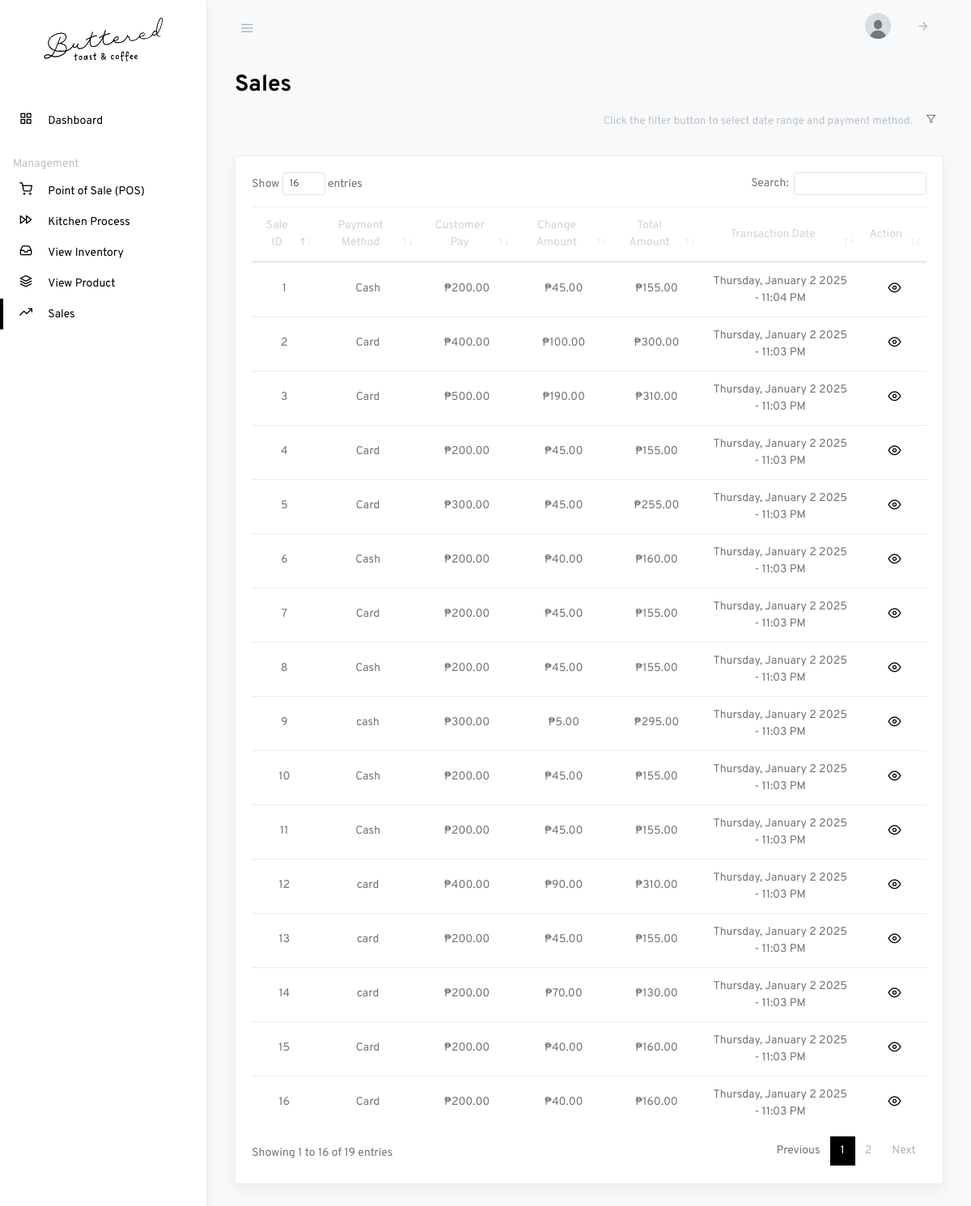
/staff-sales.php (signed in), run on the app's committed database.
### tables this page shows
CREATE TABLE `staff` (
  `staff_id` int(11) NOT NULL,
  `branch_id` int(11) NOT NULL,
  `status` int(1) NOT NULL,
  `username` varchar(50) NOT NULL,
  `password` varchar(255) NOT NULL,
  `email` text NOT NULL,
  `firstname` text NOT NULL,
  `lastname` text NOT NULL,
  `contact_number` text NOT NULL,
  `photo` text NOT NULL,
  `last_updated` timestamp(6) NOT NULL DEFAULT current_timestamp(6) ON UPDATE current_timestamp(6)
);

CREATE TABLE `sales` (
  `sale_id` int(11) NOT NULL,
  `branch_id` int(11) NOT NULL,
  `total_amount` decimal(11,2) NOT NULL,
  `customer_pay` decimal(11,2) NOT NULL,
  `change_amount` decimal(11,2) NOT NULL,
  `payment_method` text NOT NULL,
  `queue_no` text NOT NULL,
  `status` int(1) NOT NULL,
  `transaction_date` timestamp(6) NOT NULL DEFAULT current_timestamp(6) ON UPDATE current_timestamp(6)
);

### staff-sales.php (the view, shortened to what this page needs)
<?php
$active_page = "sales";
?>
<!DOCTYPE html>
<html lang="en">
<head>
    <?php include 'partials/header.php'; ?>
    <link rel="stylesheet" href="css/dataTables.bootstrap4.css">
</head>
<body class="vertical  light">
    <div class="wrapper">
        <?php include 'partials/staff-navbar.php'; ?>
        <main role="main" class="main-content">
            <div class="container-fluid">
                <div class="row justify-content-center">
                    <div class="col-12">
                        <h2 class="page-title">Sales</h2>
                        <div class="row align-items-center my-2">
                            <div class="col-auto ml-auto">
                                <form class="form-inline">
                                    <div class="form-group">
                                        <div class="px-2 py-2 text-muted">
                                            <span class="small" id="filterMessage">
                                                Click the filter button to select date range and payment method.</span>
                                        </div>
                                    </div>
                                    <div class="form-group">
                                        <button type="button" class="btn btn-sm" data-toggle="modal"
                                            data-target="#filterModal">
                                            <i class="fe fe-filter"></i></button>
                                    </div>
                                </form>
                            </div>
                        </div>
                        <div class="row my-4">
                            <div class="col-md-12">
                                <div class="card shadow">
                                    <div class="card-body">
                                        <table class="table datatables" id="dataTable-1">
                                            <thead>
                                                <tr class="text-center">
                                                    <th>Sale ID</th>
                                                    <th>Payment Method</th>
                                                    <th>Customer Pay</th>
                                                    <th>Change Amount</th>
                                                    <th>Total Amount</th>
                                                    <th>Transaction Date</th>
                                                    <th>Action</th>
                                                </tr>
                                            </thead>
                                            <tbody>
                                                <?php
                                                $sql1 = "SELECT * FROM sales";
                                                $r = mysqli_query($link, $sql1);
                                                if ($r->num_rows > 0) {
                                                    while ($row1 = mysqli_fetch_assoc($r)) {
                                                        ?>
                                                        <tr class="text-center">
                                                            <td>
                                                                <p class="fw-normal mb-1">
                                                                    <?php echo $row1['sale_id']; ?>
                                                                </p>
                                                            </td>
                                                            <td>
                                                                <p class="fw-normal mb-1">
                                                                    <?php echo $row1['payment_method']; ?>
                                                                </p>
                                                            </td>
                                                            <td>
                                                                <p class="fw-normal mb-1">
                                                                    ₱<?php echo number_format($row1['customer_pay'], 2); ?>
                                                                </p>
                                                            </td>
                                                            <td>
                                                                <p class="fw-normal mb-1">
                                                                    ₱<?php echo number_format($row1['change_amount'], 2); ?>
                                                                </p>
                                                            </td>
                                                            <td>
                                                                <p class="fw-normal mb-1">
                                                                    ₱<?php echo number_format($row1['total_amount'], 2); ?>
                                                                </p>
                                                            </td>
                                                            <td>
                                                                <?php
                                                                $formattedDate = date("l, F j Y - h:i A", strtotime($row1["transaction_date"]));
                                                                ?>
                                                                <span
                                                                    class="formatted-date"><?php echo $formattedDate; ?></span>
                                                            </td>
                                                            <td>
                                                                <div class="d-inline">
                                                                    <a class="ml-1 action-icon" href="#" data-toggle="modal"
                                                                        type="button"
                                                                        data-target="#view-sales-items-<?php echo $row1['sale_id'] ?>">
                                                                        <i class="fe fe-eye fe-16"></i>
                                                                    </a>
                                                                </div>
                                                            </td>
                                                        </tr>
                                                        <?php
                                                    }
                                                }
                                                ?>
                                            </tbody>
                                        </table>
                                    </div>
                                </div>
                            </div>
                        </div>
                    </div>
                </div>
            </div>
        </main>
    </div>
</body>
</html>

### partials/staff-navbar.php (shortened to what this page needs)
<?php
require_once "config.php";
$sql = "SELECT * FROM staff WHERE staff_id = '".$_SESSION['id']."'";
$result = mysqli_query($link, $sql);
$row = mysqli_fetch_assoc($result);
?>
<nav class="topnav navbar navbar-light">
    <button type="button" class="navbar-toggler text-muted mt-2 p-0 mr-3 collapseSidebar">
        <i class="fe fe-menu navbar-toggler-icon"></i>
    </button>
    <ul class="nav">
        <li class="nav-item">
            <a class="nav-link text-muted" href="">
                <span class="avatar avatar-sm">
                    <img src="storage/profile/<?php if ($row["photo"] != "" ) { echo $row["photo"]; } else { echo 'default_image.png'; } ?>" alt="..." class="avatar-img rounded-circle">
                </span>
            </a>
        </li>
        <li class="nav-item">
            <a class="nav-link text-muted my-2" href="#" data-toggle="modal" data-target="#defaultModal">
                <i class="fe fe-arrow-right fe-16"></i>
            </a>
        </li>
    </ul>
</nav>
<aside class="sidebar-left border-right bg-white shadow" id="leftSidebar" data-simplebar>
    <nav class="vertnav navbar navbar-light">
        <div class="w-100 mb-4 d-flex">
            <a class="navbar-brand mx-auto mt-2 flex-fill text-center" href="#">
                <div class="text-center mb-4">
                    <img src="assets/images/logo.png" alt="" width="150">
                </div>
            </a>
        </div>
        <ul class="navbar-nav flex-fill w-100 mb-2">
            <li class="nav-item w-100 <?php if ($active_page == "dashboard") { echo "active"; } ?>">
                <a class="nav-link" href="staff-dashboard">
                    <i class="fe fe-grid fe-16"></i>
                    <span class="ml-3 item-text">Dashboard</span>
                </a>
            </li>
        </ul>
        <p class="text-muted nav-heading mt-3 mb-1">
            <span>Management</span>
        </p>
        <ul class="navbar-nav flex-fill w-100 mb-2">
            <li class="nav-item w-100 <?php if ($active_page == "pos") { echo "active"; } ?>">
                <a class="nav-link" href="staff-point-of-sale">
                    <i class="fe fe-shopping-cart fe-16"></i>
                    <span class="ml-3 item-text">Point of Sale (POS)</span>
                </a>
            </li>
            <li class="nav-item w-100 <?php if ($active_page == "kitchen") { echo "active"; } ?>">
                <a class="nav-link" href="staff-kitchen-process">
                    <i class="fe fe-fast-forward fe-16"></i>
                    <span class="ml-3 item-text">Kitchen Process</span>
                </a>
            </li>
            <li class="nav-item w-100 <?php if ($active_page == "inventory") { echo "active"; } ?>">
                <a class="nav-link" href="staff-view-inventory">
                    <i class="fe fe-inbox fe-16"></i>
                    <span class="ml-3 item-text">View Inventory</span>
                </a>
            </li>
            <li class="nav-item w-100 <?php if ($active_page == "product") { echo "active"; } ?>">
                <a class="nav-link" href="staff-view-product">
                    <i class="fe fe-layers fe-16"></i>
                    <span class="ml-3 item-text">View Product</span>
                </a>
            </li>
            <li class="nav-item w-100 <?php if ($active_page == "sales") { echo "active"; } ?>">
                <a class="nav-link" href="staff-sales">
                    <i class="fe fe-trending-up fe-16"></i>
                    <span class="ml-3 item-text">Sales</span>
                </a>
            </li>
        </ul>
    </nav>
</aside>

### css/simplebar.css (style rules this page uses)
[data-simplebar] { position: relative; flex-direction: column; flex-wrap: wrap; justify-content: flex-start; align-content: flex-start; align-items: flex-start; }

### css/feather.css (style rules this page uses)
.fe { font-family: "feather" !important; speak: none; font-style: normal; font-weight: normal; font-variant: normal; text-transform: none; line-height: 1; -webkit-font-smoothing: antialiased; -moz-osx-font-smoothing: grayscale; }
.fe-16 { font-size: 16px; }
.fe-arrow-right:before { content: ""; }
.fe-eye:before { content: ""; }
.fe-fast-forward:before { content: ""; }
.fe-filter:before { content: ""; }
.fe-grid:before { content: ""; }
.fe-inbox:before { content: ""; }
.fe-layers:before { content: ""; }
.fe-menu:before { content: ""; }
.fe-shopping-cart:before { content: ""; }
.fe-trending-up:before { content: ""; }

### partials/header.php (style rules this page uses)
.navbar-light .navbar-nav .nav-link { color: #000 !important; }
.action-icon { color: #000; }
.page-title, .card-title { color: #000; }

### data on the page
staff: photo (picture)
sales: sale_id "1", payment_method "Cash", customer_pay "200.00", change_amount "45.00", total_amount "155.00", transaction_date "Thursday, January 2 2025 - 11:04 PM"
sales: sale_id "2", payment_method "Card", customer_pay "400.00", change_amount "100.00", total_amount "300.00", transaction_date "Thursday, January 2 2025 - 11:03 PM"
sales: sale_id "3", payment_method "Card", customer_pay "500.00", change_amount "190.00", total_amount "310.00", transaction_date "Thursday, January 2 2025 - 11:03 PM"
sales: sale_id "4", payment_method "Card", customer_pay "200.00", change_amount "45.00", total_amount "155.00", transaction_date "Thursday, January 2 2025 - 11:03 PM"
sales: sale_id "5", payment_method "Card", customer_pay "300.00", change_amount "45.00", total_amount "255.00", transaction_date "Thursday, January 2 2025 - 11:03 PM"
sales: sale_id "6", payment_method "Cash", customer_pay "200.00", change_amount "40.00", total_amount "160.00", transaction_date "Thursday, January 2 2025 - 11:03 PM"
sales: sale_id "7", payment_method "Card", customer_pay "200.00", change_amount "45.00", total_amount "155.00", transaction_date "Thursday, January 2 2025 - 11:03 PM"
sales: sale_id "8", payment_method "Cash", customer_pay "200.00", change_amount "45.00", total_amount "155.00", transaction_date "Thursday, January 2 2025 - 11:03 PM"
sales: sale_id "9", payment_method "cash", customer_pay "300.00", change_amount "5.00", total_amount "295.00", transaction_date "Thursday, January 2 2025 - 11:03 PM"
sales: sale_id "10", payment_method "Cash", customer_pay "200.00", change_amount "45.00", total_amount "155.00", transaction_date "Thursday, January 2 2025 - 11:03 PM"
sales: sale_id "11", payment_method "Cash", customer_pay "200.00", change_amount "45.00", total_amount "155.00", transaction_date "Thursday, January 2 2025 - 11:03 PM"
sales: sale_id "12", payment_method "card", customer_pay "400.00", change_amount "90.00", total_amount "310.00", transaction_date "Thursday, January 2 2025 - 11:03 PM"
sales: sale_id "13", payment_method "card", customer_pay "200.00", change_amount "45.00", total_amount "155.00", transaction_date "Thursday, January 2 2025 - 11:03 PM"
sales: sale_id "14", payment_method "card", customer_pay "200.00", change_amount "70.00", total_amount "130.00", transaction_date "Thursday, January 2 2025 - 11:03 PM"
sales: sale_id "15", payment_method "Card", customer_pay "200.00", change_amount "40.00", total_amount "160.00", transaction_date "Thursday, January 2 2025 - 11:03 PM"
sales: sale_id "16", payment_method "Card", customer_pay "200.00", change_amount "40.00", total_amount "160.00", transaction_date "Thursday, January 2 2025 - 11:03 PM"
